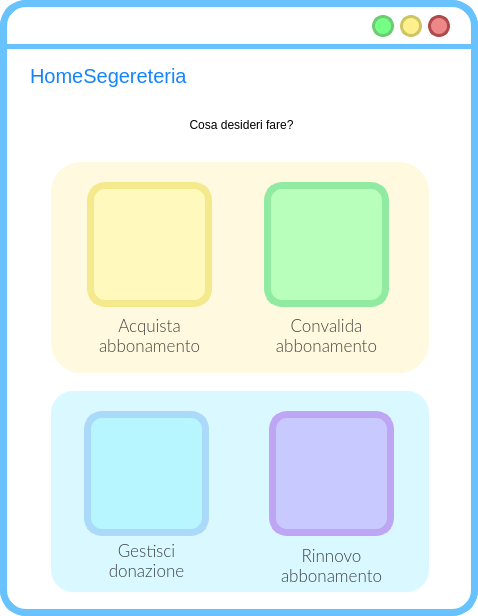
<?xml version="1.0" encoding="UTF-8"?>
<ui version="4.0">
 <class>MainWindow</class>
 <widget class="QMainWindow" name="MainWindow">
  <property name="geometry">
   <rect>
    <x>0</x>
    <y>0</y>
    <width>478</width>
    <height>616</height>
   </rect>
  </property>
  <property name="windowTitle">
   <string>MainWindow</string>
  </property>
  <property name="styleSheet">
   <string notr="true">QWidget{
background:rgb(255, 255, 255);
border-radius:26px;
border-color:rgb(104, 194, 253);
border-style: solid;
border-width:7;
}
QLabel{
border-width:0;
font: 20pt &quot;Lato Light&quot;;
}
QLineEdit{
border-width:0;
font: 14pt &quot;Lato Light&quot;;
}
QAbstractItemView {
    border: 3px solid  rgb(104, 194, 253);  
border-radius:8px;
  selection-background-color:  rgb(104, 194, 253);
margin:-2px;
text-align:center;
border-width:5;
}</string>
  </property>
  <widget class="QWidget" name="centralwidget">
   <widget class="QLabel" name="label">
    <property name="geometry">
     <rect>
      <x>0</x>
      <y>44</y>
      <width>641</width>
      <height>5</height>
     </rect>
    </property>
    <property name="styleSheet">
     <string notr="true">background-color:rgb(104, 194, 253);</string>
    </property>
    <property name="text">
     <string/>
    </property>
   </widget>
   <widget class="QPushButton" name="reduceButton">
    <property name="geometry">
     <rect>
      <x>372</x>
      <y>15</y>
      <width>22</width>
      <height>22</height>
     </rect>
    </property>
    <property name="sizePolicy">
     <sizepolicy hsizetype="Fixed" vsizetype="Fixed">
      <horstretch>0</horstretch>
      <verstretch>0</verstretch>
     </sizepolicy>
    </property>
    <property name="minimumSize">
     <size>
      <width>22</width>
      <height>22</height>
     </size>
    </property>
    <property name="maximumSize">
     <size>
      <width>24</width>
      <height>24</height>
     </size>
    </property>
    <property name="cursor">
     <cursorShape>PointingHandCursor</cursorShape>
    </property>
    <property name="styleSheet">
     <string notr="true">QPushButton{
 background-color:#76ff85;
 border-style: solid;
 border-radius:11px;
font: 18pt &quot;Candara&quot;;
border-color:#6bcc73;
border-width:3;
}

QPushButton::pressed{
	background-color : white;
	border-color:#6bcc73;
	border-width:3;
}
</string>
    </property>
    <property name="text">
     <string/>
    </property>
   </widget>
   <widget class="QPushButton" name="exitButton">
    <property name="geometry">
     <rect>
      <x>428</x>
      <y>15</y>
      <width>22</width>
      <height>22</height>
     </rect>
    </property>
    <property name="sizePolicy">
     <sizepolicy hsizetype="Fixed" vsizetype="Fixed">
      <horstretch>0</horstretch>
      <verstretch>0</verstretch>
     </sizepolicy>
    </property>
    <property name="minimumSize">
     <size>
      <width>22</width>
      <height>22</height>
     </size>
    </property>
    <property name="maximumSize">
     <size>
      <width>24</width>
      <height>24</height>
     </size>
    </property>
    <property name="cursor">
     <cursorShape>PointingHandCursor</cursorShape>
    </property>
    <property name="styleSheet">
     <string notr="true">QPushButton{
 background-color:#ee8888;
 border-style: solid;
 border-radius:11px;
font: 18pt &quot;Candara&quot;;
border-color:#ae4a4a;
border-width:3;
}

QPushButton::pressed{
	background-color : white;
	border-color:#ae4a4a;
	border-width:3;
}
</string>
    </property>
    <property name="text">
     <string/>
    </property>
   </widget>
   <widget class="QPushButton" name="maximizeButton">
    <property name="geometry">
     <rect>
      <x>400</x>
      <y>15</y>
      <width>22</width>
      <height>22</height>
     </rect>
    </property>
    <property name="sizePolicy">
     <sizepolicy hsizetype="Fixed" vsizetype="Fixed">
      <horstretch>0</horstretch>
      <verstretch>0</verstretch>
     </sizepolicy>
    </property>
    <property name="minimumSize">
     <size>
      <width>20</width>
      <height>20</height>
     </size>
    </property>
    <property name="maximumSize">
     <size>
      <width>24</width>
      <height>24</height>
     </size>
    </property>
    <property name="cursor">
     <cursorShape>PointingHandCursor</cursorShape>
    </property>
    <property name="styleSheet">
     <string notr="true">QPushButton{
 background-color:#fff08c	;
 border-style: solid;
 border-radius:11px;
font: 18pt &quot;Candara&quot;;
border-color:#ccc664;
border-width:3;
}

QPushButton::pressed{
	background-color : white;
	border-color:#ccc664;
	border-width:3;
}
</string>
    </property>
    <property name="text">
     <string/>
    </property>
   </widget>
   <widget class="QLabel" name="titoloLabel">
    <property name="geometry">
     <rect>
      <x>30</x>
      <y>60</y>
      <width>191</width>
      <height>31</height>
     </rect>
    </property>
    <property name="styleSheet">
     <string notr="true">font-size: 20px;
text-align: left;
background-color: rgba(255, 255, 255,0);
color: #1684FC;
font: 14pt &quot;Lato&quot;;</string>
    </property>
    <property name="text">
     <string>HomeSegereteria</string>
    </property>
   </widget>
   <widget class="QLabel" name="accountButton">
    <property name="geometry">
     <rect>
      <x>400</x>
      <y>60</y>
      <width>38</width>
      <height>38</height>
     </rect>
    </property>
    <property name="font">
     <font>
      <family>Lato Light</family>
      <pointsize>20</pointsize>
      <weight>50</weight>
      <italic>false</italic>
      <bold>false</bold>
     </font>
    </property>
    <property name="styleSheet">
     <string notr="true">QLabel{
left: 679px;
top: 140px;
width: 38px;
height: 38px;
border-radius: 33px;
background-color: rgba(173, 237, 255, 0);
}</string>
    </property>
    <property name="text">
     <string/>
    </property>
    <property name="pixmap">
     <pixmap>res/account_circle_FILL1_wght600_GRAD200_opsz48_risultato.png</pixmap>
    </property>
    <property name="scaledContents">
     <bool>true</bool>
    </property>
    <property name="margin">
     <number>0</number>
    </property>
   </widget>
   <widget class="QLabel" name="label_2">
    <property name="geometry">
     <rect>
      <x>51</x>
      <y>162</y>
      <width>378</width>
      <height>211</height>
     </rect>
    </property>
    <property name="styleSheet">
     <string notr="true">QLabel{
background-color: rgb(255, 250, 223);
left: 202px;
top: 233px;
width: 378px;
height: 214px;
line-height: 20px;
border-radius: 22px;
text-align: center;
border-width:0;
border-radius: 30px
}


</string>
    </property>
    <property name="text">
     <string/>
    </property>
   </widget>
   <widget class="QLabel" name="label_4">
    <property name="geometry">
     <rect>
      <x>31</x>
      <y>100</y>
      <width>421</width>
      <height>51</height>
     </rect>
    </property>
    <property name="styleSheet">
     <string notr="true">QLabel{
background-color: rgba(255, 255, 255,0);
}</string>
    </property>
    <property name="text">
     <string>&lt;html&gt;&lt;head/&gt;&lt;body&gt;&lt;p align=&quot;center&quot;&gt;Cosa desideri fare?&lt;/p&gt;&lt;/body&gt;&lt;/html&gt;</string>
    </property>
   </widget>
   <widget class="QLabel" name="acquistaAbbonamentoBigButton">
    <property name="geometry">
     <rect>
      <x>87</x>
      <y>182</y>
      <width>125</width>
      <height>125</height>
     </rect>
    </property>
    <property name="cursor">
     <cursorShape>PointingHandCursor</cursorShape>
    </property>
    <property name="mouseTracking">
     <bool>true</bool>
    </property>
    <property name="styleSheet">
     <string notr="true">QLabel{
background-color:rgb(255, 249, 190);
border-radius:18;
border-color:rgb(244, 233, 140);
border-width:7;
border-style: solid;
}

QLabel:hover{
background-color: rgb(244, 233, 140);
}
</string>
    </property>
    <property name="text">
     <string/>
    </property>
    <property name="pixmap">
     <pixmap>res/workspace_premium_FILL1_wght600_GRAD200_opsz48_risultato.png</pixmap>
    </property>
    <property name="scaledContents">
     <bool>true</bool>
    </property>
    <property name="margin">
     <number>17</number>
    </property>
   </widget>
   <widget class="QLabel" name="label_3">
    <property name="geometry">
     <rect>
      <x>51</x>
      <y>391</y>
      <width>378</width>
      <height>201</height>
     </rect>
    </property>
    <property name="styleSheet">
     <string notr="true">QLabel{
left: 202px;
top: 465px;
width: 378px;
height: 219px;
line-height: 20px;
border-radius: 22px;
background-color: rgba(218, 248, 255);
text-align: center;
}


</string>
    </property>
    <property name="text">
     <string/>
    </property>
   </widget>
   <widget class="QLabel" name="label_12">
    <property name="geometry">
     <rect>
      <x>271</x>
      <y>310</y>
      <width>111</width>
      <height>51</height>
     </rect>
    </property>
    <property name="font">
     <font>
      <family>Lato Light</family>
      <pointsize>-1</pointsize>
      <weight>50</weight>
      <italic>false</italic>
      <bold>false</bold>
     </font>
    </property>
    <property name="styleSheet">
     <string notr="true">QLabel{
background-color: rgb(255, 250, 223);
left: 244px;
top: 414px;
width: 119px;
height: 19px;
color: rgba(16, 16, 16,200);
font-size: 16px;

}</string>
    </property>
    <property name="text">
     <string>&lt;html&gt;&lt;head/&gt;&lt;body&gt;&lt;p align=&quot;center&quot;&gt;&lt;span style=&quot; font-size:13pt;&quot;&gt;Convalida &lt;br/&gt;abbonamento&lt;/span&gt;&lt;/p&gt;&lt;/body&gt;&lt;/html&gt;</string>
    </property>
   </widget>
   <widget class="QLabel" name="label_15">
    <property name="geometry">
     <rect>
      <x>99</x>
      <y>310</y>
      <width>101</width>
      <height>51</height>
     </rect>
    </property>
    <property name="font">
     <font>
      <family>Lato Light</family>
      <pointsize>-1</pointsize>
      <weight>50</weight>
      <italic>false</italic>
      <bold>false</bold>
     </font>
    </property>
    <property name="styleSheet">
     <string notr="true">QLabel{
background-color: rgb(255, 250, 223);
left: 244px;
top: 414px;
width: 119px;
height: 19px;
color: rgba(16, 16, 16,200);
font-size: 16px;

}</string>
    </property>
    <property name="text">
     <string>&lt;html&gt;&lt;head/&gt;&lt;body&gt;&lt;p align=&quot;center&quot;&gt;&lt;span style=&quot; font-size:13pt;&quot;&gt;Acquista &lt;br/&gt;abbonamento&lt;/span&gt;&lt;/p&gt;&lt;/body&gt;&lt;/html&gt;</string>
    </property>
   </widget>
   <widget class="QLabel" name="convalidaBigliettoBigButton">
    <property name="geometry">
     <rect>
      <x>264</x>
      <y>182</y>
      <width>125</width>
      <height>125</height>
     </rect>
    </property>
    <property name="cursor">
     <cursorShape>PointingHandCursor</cursorShape>
    </property>
    <property name="mouseTracking">
     <bool>true</bool>
    </property>
    <property name="styleSheet">
     <string notr="true">QLabel{
background-color:rgb(183, 255, 186);
border-radius:18;
border-color:rgb(145, 234, 161);
border-width:7;
border-style: solid;
}

QLabel:hover{
background-color: rgb(145, 234, 161);
}
</string>
    </property>
    <property name="text">
     <string/>
    </property>
    <property name="pixmap">
     <pixmap>res/verified_FILL1_wght600_GRAD200_opsz48_risultato.png</pixmap>
    </property>
    <property name="scaledContents">
     <bool>true</bool>
    </property>
    <property name="margin">
     <number>17</number>
    </property>
   </widget>
   <widget class="QLabel" name="gestisciDonazioneBigButton">
    <property name="geometry">
     <rect>
      <x>84</x>
      <y>411</y>
      <width>125</width>
      <height>125</height>
     </rect>
    </property>
    <property name="cursor">
     <cursorShape>PointingHandCursor</cursorShape>
    </property>
    <property name="mouseTracking">
     <bool>true</bool>
    </property>
    <property name="styleSheet">
     <string notr="true">QLabel{
background-color:rgb(183, 245, 255);
border-radius:18;
border-color:rgb(170, 217, 249);
border-width:7;
border-style: solid;
}

QLabel:hover{
background-color: rgb(170, 217, 249);
}
</string>
    </property>
    <property name="text">
     <string/>
    </property>
    <property name="pixmap">
     <pixmap>res/volunteer_activism_FILL1_wght600_GRAD200_opsz48_risultato.png</pixmap>
    </property>
    <property name="scaledContents">
     <bool>true</bool>
    </property>
    <property name="margin">
     <number>17</number>
    </property>
   </widget>
   <widget class="QLabel" name="rinnovoAbbonamentoBigButton">
    <property name="geometry">
     <rect>
      <x>269</x>
      <y>411</y>
      <width>125</width>
      <height>125</height>
     </rect>
    </property>
    <property name="cursor">
     <cursorShape>PointingHandCursor</cursorShape>
    </property>
    <property name="mouseTracking">
     <bool>true</bool>
    </property>
    <property name="styleSheet">
     <string notr="true">QLabel{
background-color: rgb(199, 201, 255);
border-radius:18;
border-color: rgb(190, 166, 244);
border-width:7;
border-style: solid;
}

QLabel:hover{
background-color: rgb(190, 166, 244);
}
</string>
    </property>
    <property name="text">
     <string/>
    </property>
    <property name="pixmap">
     <pixmap>res/refresh_FILL1_wght600_GRAD200_opsz48_risultato.png</pixmap>
    </property>
    <property name="scaledContents">
     <bool>true</bool>
    </property>
    <property name="margin">
     <number>17</number>
    </property>
   </widget>
   <widget class="QLabel" name="label_16">
    <property name="geometry">
     <rect>
      <x>101</x>
      <y>540</y>
      <width>91</width>
      <height>41</height>
     </rect>
    </property>
    <property name="font">
     <font>
      <family>Lato Light</family>
      <pointsize>-1</pointsize>
      <weight>50</weight>
      <italic>false</italic>
      <bold>false</bold>
     </font>
    </property>
    <property name="styleSheet">
     <string notr="true">QLabel{
background-color: rgb(218, 248, 255);
left: 244px;
top: 414px;
width: 119px;
height: 19px;
color: rgba(16, 16, 16,200);
font-size: 16px;

}</string>
    </property>
    <property name="text">
     <string>&lt;html&gt;&lt;head/&gt;&lt;body&gt;&lt;p align=&quot;center&quot;&gt;&lt;span style=&quot; font-size:13pt;&quot;&gt;Gestisci&lt;br/&gt;donazione&lt;/span&gt;&lt;/p&gt;&lt;/body&gt;&lt;/html&gt;</string>
    </property>
   </widget>
   <widget class="QLabel" name="label_14">
    <property name="geometry">
     <rect>
      <x>281</x>
      <y>540</y>
      <width>101</width>
      <height>51</height>
     </rect>
    </property>
    <property name="font">
     <font>
      <family>Lato Light</family>
      <pointsize>-1</pointsize>
      <weight>50</weight>
      <italic>false</italic>
      <bold>false</bold>
     </font>
    </property>
    <property name="styleSheet">
     <string notr="true">QLabel{
background-color: rgb(218, 248, 255);
left: 244px;
top: 414px;
width: 119px;
height: 19px;
color: rgba(16, 16, 16,200);
font-size: 16px;

}</string>
    </property>
    <property name="text">
     <string>&lt;html&gt;&lt;head/&gt;&lt;body&gt;&lt;p align=&quot;center&quot;&gt;&lt;span style=&quot; font-size:13pt;&quot;&gt;Rinnovo &lt;br/&gt;abbonamento&lt;/span&gt;&lt;/p&gt;&lt;/body&gt;&lt;/html&gt;</string>
    </property>
   </widget>
  </widget>
 </widget>
 <resources>
  <include location="res.qrc"/>
  <include location="res/res.qrc"/>
 </resources>
 <connections/>
</ui>
